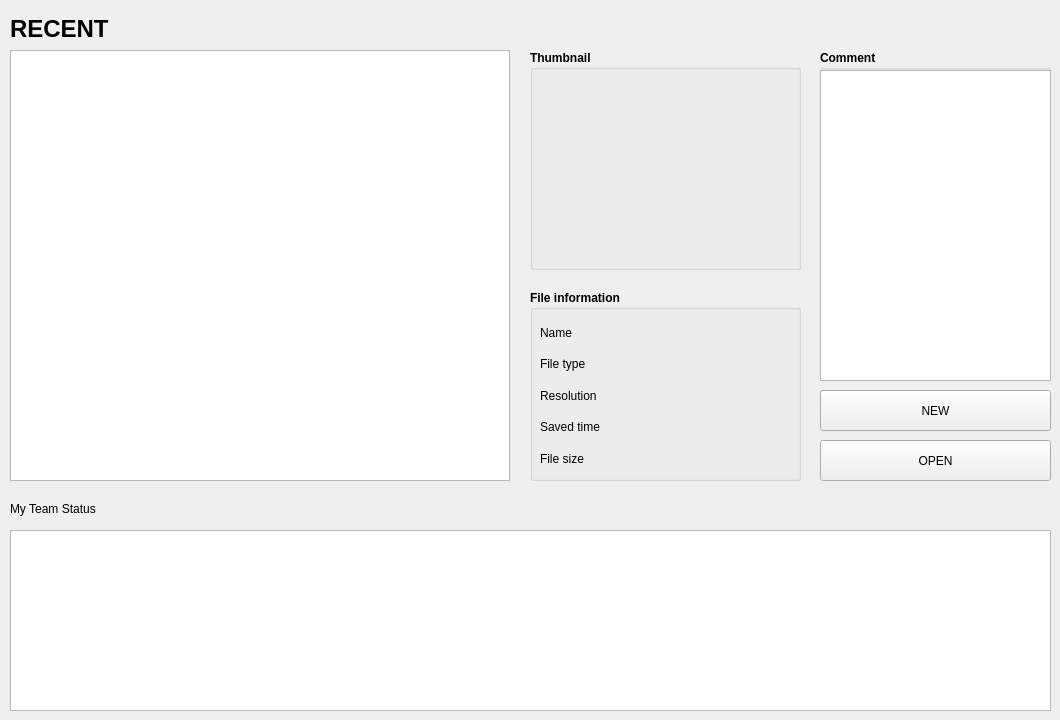
   <widget class="QWidget" name="tab_my_task">
    <attribute name="title">
     <string>MY TASK</string>
    </attribute>
    <widget class="QGroupBox" name="groupBox_shot_comment_2">
     <property name="geometry">
      <rect>
       <x>820</x>
       <y>50</y>
       <width>231</width>
       <height>331</height>
      </rect>
     </property>
     <property name="font">
      <font>
       <bold>true</bold>
       <underline>false</underline>
       <strikeout>false</strikeout>
      </font>
     </property>
     <property name="title">
      <string>Comment</string>
     </property>
     <property name="flat">
      <bool>false</bool>
     </property>
     <property name="checkable">
      <bool>false</bool>
     </property>
     <widget class="QPlainTextEdit" name="plainTextEdit_mytask_comment">
      <property name="geometry">
       <rect>
        <x>0</x>
        <y>20</y>
        <width>231</width>
        <height>311</height>
       </rect>
      </property>
      <property name="plainText">
       <string/>
      </property>
     </widget>
    </widget>
    <widget class="QPushButton" name="pushButton_mytask_selectedopen">
     <property name="geometry">
      <rect>
       <x>820</x>
       <y>440</y>
       <width>231</width>
       <height>41</height>
      </rect>
     </property>
     <property name="text">
      <string>OPEN</string>
     </property>
    </widget>
    <widget class="QLabel" name="label_mytask_filepath">
     <property name="geometry">
      <rect>
       <x>10</x>
       <y>8</y>
       <width>521</width>
       <height>41</height>
      </rect>
     </property>
     <property name="font">
      <font>
       <pointsize>18</pointsize>
       <bold>true</bold>
      </font>
     </property>
     <property name="text">
      <string>RECENT</string>
     </property>
    </widget>
    <widget class="QPushButton" name="pushButton_mytask_newfileopen">
     <property name="geometry">
      <rect>
       <x>820</x>
       <y>390</y>
       <width>231</width>
       <height>41</height>
      </rect>
     </property>
     <property name="text">
      <string>NEW</string>
     </property>
    </widget>
    <widget class="QTableWidget" name="tableWidget_recent_files">
     <property name="geometry">
      <rect>
       <x>10</x>
       <y>50</y>
       <width>500</width>
       <height>431</height>
      </rect>
     </property>
     <property name="font">
      <font>
       <pointsize>10</pointsize>
       <bold>true</bold>
      </font>
     </property>
     <attribute name="horizontalHeaderVisible">
      <bool>true</bool>
     </attribute>
     <attribute name="verticalHeaderVisible">
      <bool>false</bool>
     </attribute>
    </widget>
    <widget class="QGroupBox" name="groupBox_shot_comment_3">
     <property name="geometry">
      <rect>
       <x>530</x>
       <y>50</y>
       <width>271</width>
       <height>220</height>
      </rect>
     </property>
     <property name="font">
      <font>
       <bold>true</bold>
       <underline>false</underline>
       <strikeout>false</strikeout>
      </font>
     </property>
     <property name="title">
      <string>Thumbnail</string>
     </property>
     <property name="flat">
      <bool>false</bool>
     </property>
     <property name="checkable">
      <bool>false</bool>
     </property>
     <widget class="QLabel" name="label_shot_comment_2">
      <property name="geometry">
       <rect>
        <x>10</x>
        <y>30</y>
        <width>211</width>
        <height>141</height>
       </rect>
      </property>
      <property name="text">
       <string/>
      </property>
     </widget>
     <widget class="QLabel" name="label_mytask_thumbnail">
      <property name="geometry">
       <rect>
        <x>-1</x>
        <y>19</y>
        <width>271</width>
        <height>201</height>
       </rect>
      </property>
      <property name="text">
       <string/>
      </property>
     </widget>
    </widget>
    <widget class="QGroupBox" name="groupBox_shot_file_info_2">
     <property name="geometry">
      <rect>
       <x>530</x>
       <y>290</y>
       <width>271</width>
       <height>191</height>
      </rect>
     </property>
     <property name="font">
      <font>
       <bold>true</bold>
       <underline>false</underline>
       <strikeout>false</strikeout>
      </font>
     </property>
     <property name="title">
      <string>File information</string>
     </property>
     <property name="flat">
      <bool>false</bool>
     </property>
     <property name="checkable">
      <bool>false</bool>
     </property>
     <widget class="QWidget" name="verticalLayoutWidget_3">
      <property name="geometry">
       <rect>
        <x>10</x>
        <y>30</y>
        <width>74</width>
        <height>151</height>
       </rect>
      </property>
      <layout class="QVBoxLayout" name="verticalLayout_5">
       <item>
        <widget class="QLabel" name="label_17">
         <property name="font">
          <font>
           <pointsize>9</pointsize>
           <bold>false</bold>
           <underline>false</underline>
           <strikeout>false</strikeout>
          </font>
         </property>
         <property name="text">
          <string>Name</string>
         </property>
        </widget>
       </item>
       <item>
        <widget class="QLabel" name="label_15">
         <property name="font">
          <font>
           <pointsize>9</pointsize>
           <bold>false</bold>
           <underline>false</underline>
           <strikeout>false</strikeout>
          </font>
         </property>
         <property name="text">
          <string>File type</string>
         </property>
        </widget>
       </item>
       <item>
        <widget class="QLabel" name="label_12">
         <property name="font">
          <font>
           <pointsize>9</pointsize>
           <bold>false</bold>
           <underline>false</underline>
           <strikeout>false</strikeout>
          </font>
         </property>
         <property name="text">
          <string>Resolution</string>
         </property>
        </widget>
       </item>
       <item>
        <widget class="QLabel" name="label_13">
         <property name="font">
          <font>
           <pointsize>9</pointsize>
           <bold>false</bold>
           <underline>false</underline>
           <strikeout>false</strikeout>
          </font>
         </property>
         <property name="text">
          <string>Saved time</string>
         </property>
        </widget>
       </item>
       <item>
        <widget class="QLabel" name="label_21">
         <property name="font">
          <font>
           <pointsize>9</pointsize>
           <bold>false</bold>
           <underline>false</underline>
           <strikeout>false</strikeout>
          </font>
         </property>
         <property name="text">
          <string>File size</string>
         </property>
        </widget>
       </item>
      </layout>
     </widget>
     <widget class="QWidget" name="verticalLayoutWidget_4">
      <property name="geometry">
       <rect>
        <x>90</x>
        <y>30</y>
        <width>171</width>
        <height>151</height>
       </rect>
      </property>
      <layout class="QVBoxLayout" name="verticalLayout_6">
       <item>
        <widget class="QLabel" name="label_mytask_filename">
         <property name="font">
          <font>
           <pointsize>9</pointsize>
           <bold>false</bold>
           <underline>false</underline>
           <strikeout>false</strikeout>
          </font>
         </property>
         <property name="text">
          <string/>
         </property>
        </widget>
       </item>
       <item>
        <widget class="QLabel" name="label_mytask_filetype">
         <property name="font">
          <font>
           <pointsize>9</pointsize>
           <bold>false</bold>
           <underline>false</underline>
           <strikeout>false</strikeout>
          </font>
         </property>
         <property name="text">
          <string/>
         </property>
        </widget>
       </item>
       <item>
        <widget class="QLabel" name="label_mytask_resolution">
         <property name="font">
          <font>
           <pointsize>9</pointsize>
           <bold>false</bold>
           <underline>false</underline>
           <strikeout>false</strikeout>
          </font>
         </property>
         <property name="text">
          <string/>
         </property>
        </widget>
       </item>
       <item>
        <widget class="QLabel" name="label_mytask_savedtime">
         <property name="font">
          <font>
           <pointsize>9</pointsize>
           <bold>false</bold>
           <underline>false</underline>
           <strikeout>false</strikeout>
          </font>
         </property>
         <property name="text">
          <string/>
         </property>
        </widget>
       </item>
       <item>
        <widget class="QLabel" name="label_mytask_filesize">
         <property name="font">
          <font>
           <pointsize>9</pointsize>
           <bold>false</bold>
           <underline>false</underline>
           <strikeout>false</strikeout>
          </font>
         </property>
         <property name="text">
          <string/>
         </property>
        </widget>
       </item>
      </layout>
     </widget>
    </widget>
    <widget class="QTableWidget" name="tableWidget_mytask_status">
     <property name="geometry">
      <rect>
       <x>10</x>
       <y>530</y>
       <width>1041</width>
       <height>181</height>
      </rect>
     </property>
     <property name="font">
      <font>
       <bold>false</bold>
      </font>
     </property>
     <attribute name="verticalHeaderVisible">
      <bool>false</bool>
     </attribute>
    </widget>
    <widget class="QLabel" name="label">
     <property name="geometry">
      <rect>
       <x>10</x>
       <y>498</y>
       <width>121</width>
       <height>21</height>
      </rect>
     </property>
     <property name="text">
      <string>My Team Status</string>
     </property>
    </widget>
   </widget>
